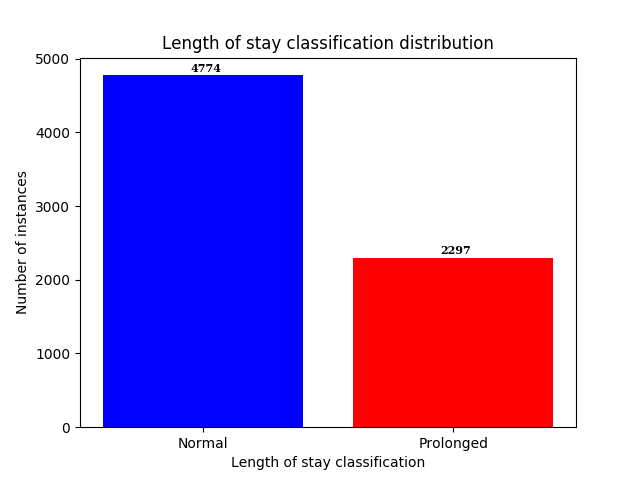

Generate this figure with Python:
import pandas as pd
import matplotlib.pyplot as plt

df = pd.read_csv('../datacsvDays.csv', header=0)
font = {'family': 'serif',
        'color':  'black',
        'weight': 'bold',
        'size': 8,
        }
age = df.iloc[:,1]
los_Status =  df['Long Stay'].value_counts().to_dict()
x = ('Normal', 'Prolonged')
plt.bar(range(len(los_Status)),los_Status.values(),color=['b', 'r'])
plt.xticks(range(len(los_Status)), x)
plt.ylabel('Number of instances')
plt.xlabel('Length of stay classification')
plt.title(r'Length of stay classification distribution')
for i,item in enumerate(los_Status.values()):
    plt.text(i - .05, item + 50, str(item), fontdict=font)
plt.show()
